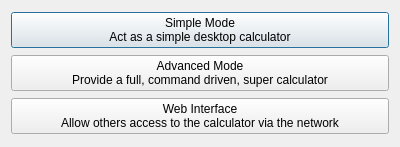
<?xml version="1.0" encoding="UTF-8"?>
<ui version="4.0">
 <class>Dialog</class>
 <widget class="QDialog" name="Dialog">
  <property name="geometry">
   <rect>
    <x>0</x>
    <y>0</y>
    <width>400</width>
    <height>147</height>
   </rect>
  </property>
  <property name="windowTitle">
   <string>Dialog</string>
  </property>
  <property name="windowIcon">
   <iconset>
    <normaloff>images/icon.png</normaloff>images/icon.png</iconset>
  </property>
  <layout class="QVBoxLayout" name="verticalLayout">
   <item>
    <widget class="QPushButton" name="btn_simple">
     <property name="text">
      <string>Simple Mode
Act as a simple desktop calculator</string>
     </property>
    </widget>
   </item>
   <item>
    <widget class="QPushButton" name="btn_advanced">
     <property name="text">
      <string>Advanced Mode
Provide a full, command driven, super calculator</string>
     </property>
    </widget>
   </item>
   <item>
    <widget class="QPushButton" name="btn_web">
     <property name="font">
      <font>
       <weight>50</weight>
       <italic>false</italic>
       <bold>false</bold>
      </font>
     </property>
     <property name="text">
      <string>Web Interface
Allow others access to the calculator via the network</string>
     </property>
     <property name="autoRepeatDelay">
      <number>300</number>
     </property>
    </widget>
   </item>
  </layout>
 </widget>
 <resources/>
 <connections/>
</ui>
